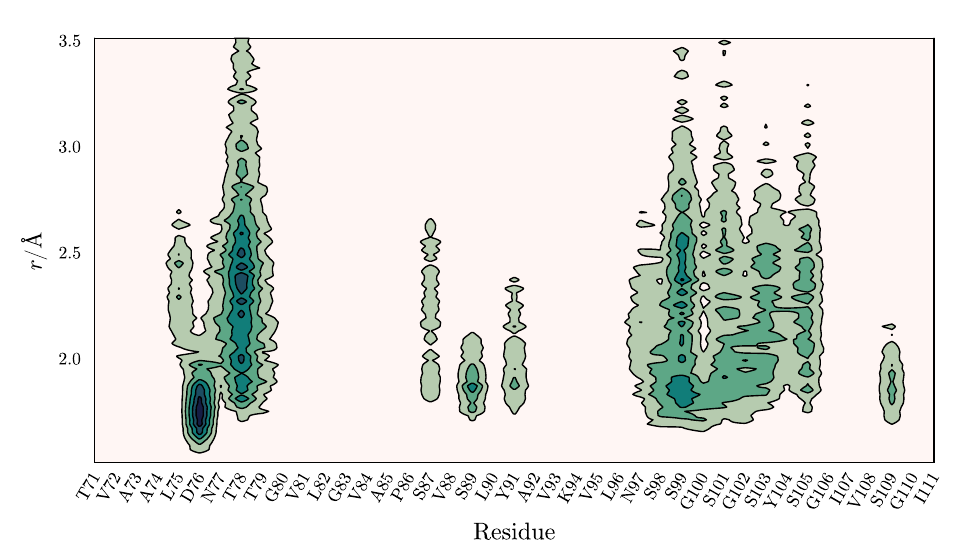

This figure's Julia source:
using Plots
using LaTeXStrings
using Formatting
using ComplexMixtures, PDBTools
script_dir = @__DIR__

# Default plot options (too look good with LaTeXStrings)
plot_font = "Computer Modern"
default(fontfamily=plot_font, linewidth=2, framestyle=:box, label=nothing)

# PDB file of the system simulated
pdb = readPDB("$script_dir/../Data/system.pdb")

# Load results of a ComplexMixtures run
R = load("$script_dir/../Data/results_glyc50.json")

# Inform which is the solute
protein = select(pdb, "protein")
solute = Selection(protein, nmols=1)

# Inform which is the solvent
glycerol = select(pdb, "resname GLYC")
solvent = Selection(glycerol, natomspermol=14)

# Plot a 2D map showing the contributions of some residues
residues = collect(eachresidue(protein))
irange = 70:110
rescontrib = zeros(length(R.mddf), length(residues))
for (ires, residue) in pairs(residues)
  rescontrib[:, ires] .= contrib(solute, R.solute_atom, residue)
end

# Plot only for distances within 1.5 and 3.5:
idmin = findfirst(d -> d > 1.5, R.d)
idmax = findfirst(d -> d > 3.5, R.d)

# Obtain pretty labels for the residues in the x-axis
labels = PDBTools.oneletter.(resname.(residues)) .* format.(resnum.(residues))

contourf(irange, R.d[idmin:idmax], rescontrib[idmin:idmax, irange],
  color=cgrad(:tempo), linewidth=1, linecolor=:black,
  colorbar=:none, levels=5,
  xlabel="Residue", ylabel=L"r/\AA",
  xticks=(irange, labels[irange]), xrotation=60,
  xtickfont=font(8, plot_font),
  size=(700, 400),
  margin=0.5Plots.PlotMeasures.cm
)

savefig("$script_dir/density2D.png")
savefig("$script_dir/density2D.pdf")


